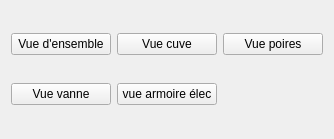
<?xml version="1.0" encoding="UTF-8"?>
<ui version="4.0">
 <class>Form</class>
 <widget class="QWidget" name="Form">
  <property name="geometry">
   <rect>
    <x>0</x>
    <y>0</y>
    <width>334</width>
    <height>139</height>
   </rect>
  </property>
  <property name="windowTitle">
   <string>Form</string>
  </property>
  <layout class="QGridLayout" name="gridLayout">
   <item row="0" column="0">
    <widget class="QPushButton" name="pushButton_vueensemble">
     <property name="text">
      <string>Vue d'ensemble</string>
     </property>
    </widget>
   </item>
   <item row="0" column="1">
    <widget class="QPushButton" name="pushButton_cuve">
     <property name="text">
      <string>Vue cuve</string>
     </property>
    </widget>
   </item>
   <item row="0" column="2">
    <widget class="QPushButton" name="pushButton_poires">
     <property name="text">
      <string>Vue poires</string>
     </property>
    </widget>
   </item>
   <item row="1" column="0">
    <widget class="QPushButton" name="pushButton_vanne">
     <property name="text">
      <string>Vue vanne</string>
     </property>
    </widget>
   </item>
   <item row="1" column="1">
    <widget class="QPushButton" name="pushButton_armoire">
     <property name="text">
      <string>vue armoire élec</string>
     </property>
    </widget>
   </item>
  </layout>
 </widget>
 <resources/>
 <connections/>
</ui>
